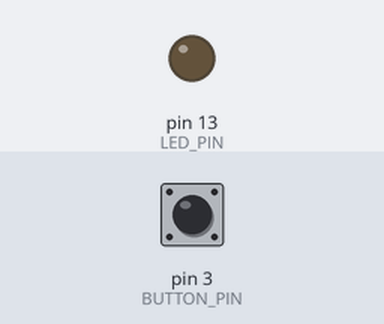
The sketch below on a simulated Arduino Uno, built with avr-gcc and run on an emulated ATmega328P. On the bench: output pins drawn as LEDs (lit = HIGH). Inputs (shaded band) come from the test bench; at power-on: pin 3 (BUTTON_PIN) HIGH.

Above: at 1.2 s.
1.3 s: pin 3 (BUTTON_PIN) pulled LOW for 0.15 s
At 1.37 s:
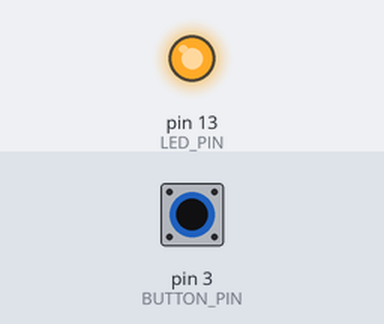
2.9 s: pin 3 (BUTTON_PIN) pulled LOW for 3.2 s
At 7.2 s:
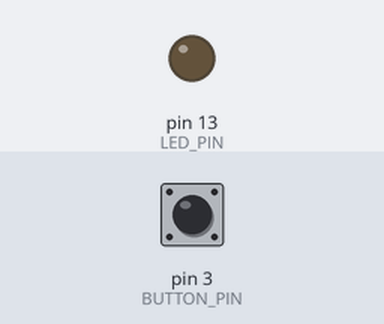
Timing chart, 0 to 8.7 s (numbered marks = the images above; inputs shaded):
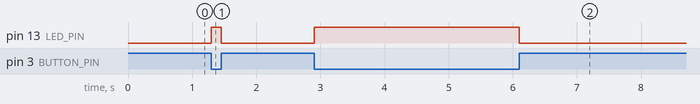

The sketch:

Tutorial_Digital_Communication.ino
```cpp
const int BUTTON_PIN = 3;
const int LED_PIN = LED_BUILTIN;
void setup()
{
     //initialize button_pin as an input
     pinMode(BUTTON_PIN, INPUT_PULLUP);
     //initialize digital pin LED_BUILTIN as an output
     pinMode(LED_PIN, OUTPUT);
}

// void loop()
// {
//      // if the button is pushed down, turn on the LED
//      if (digitalRead(BUTTON_PIN) == LOW) {
//           digitalWrite(LED_PIN, HIGH);
//      }
//      // if the button isn't pushed down, turn the LED off
//      else {
//           digitalWrite(LED_PIN, LOW); // turn the LED off
//      }
// }
void loop()
{
     // if the button is pushed down, turn on the LED
     if (digitalRead(BUTTON_PIN) == LOW) {
          digitalWrite(LED_BUILTIN, HIGH);
     }
     // if the button isn't pushed down, turn the LED off
     else {
          digitalWrite(LED_BUILTIN, LOW); // turn the LED off
     }
}
```

Measured:
- after the input at 1.3 s, pin 13 (LED_PIN): LOW → HIGH at once, → LOW 0.15 s later
- after the input at 2.9 s, pin 13 (LED_PIN): LOW → HIGH at once, → LOW 3.2 s later
